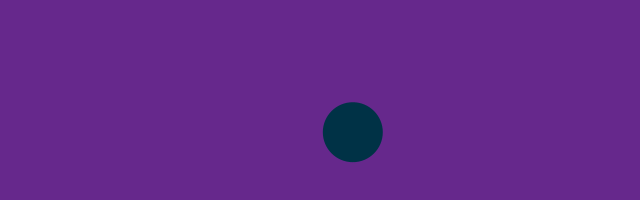
Frame 1 (no input)
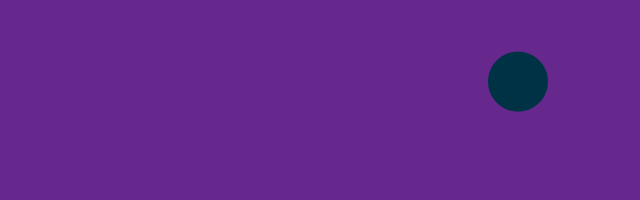
Frame 60 (the mouse pressed at the canvas centre just before this capture)
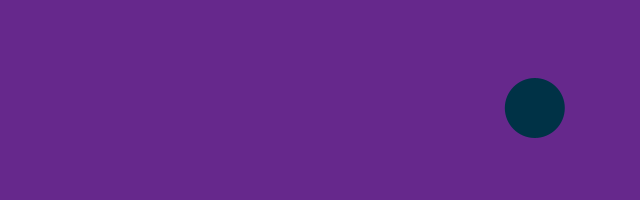
Frame 120 (the mouse held since frame 60 and released just before this capture)

The Processing sketch that drew these frames (run headless with seeded random() and noise(); from frame 60 on, the mouse is pressed at the canvas centre):

// Processing sketch: processing_33232
// ── processing_33232.pde

int diam = 60;       // Width of the shape
float xpos, ypos;    // Starting position of shape    

float xspeed = 2.8;  // Speed of the shape
float yspeed = 2.2;  // Speed of the shape

int xdirection = 1;  // Left or Right
int ydirection = 1;  // Top to Bottom


void setup() 
{
  size(640, 200);
  fill(0,50,70);
  noStroke();
  frameRate(30);
  smooth();
  // Set the starting position of the shape
  xpos = width/2;
  ypos = height/2;
}

void draw() 
{
  background(102,40,140);
  
  // Update the position of the shape
  //everytime you start the draw function it's going to add so it will to that direction
  xpos +=  xspeed * xdirection ;
  ypos +=  yspeed * ydirection ;
  
  // Test to see if the shape exceeds the boundaries of the screen
  // If it does, reverse its direction by multiplying by -1
  if (xpos > width-diam || xpos < 0) {
    xdirection *= -1;
  }
  if (ypos > height-diam || ypos < 0) {
    ydirection *= -1;
  }
  
 if(dist(mouseX,mouseY,xpos,ypos) <= diam/2) {
   xdirection *= -3;
 }

  // Draw the shape
  ellipse(xpos+diam/2, ypos+diam/2, diam, diam);
}
